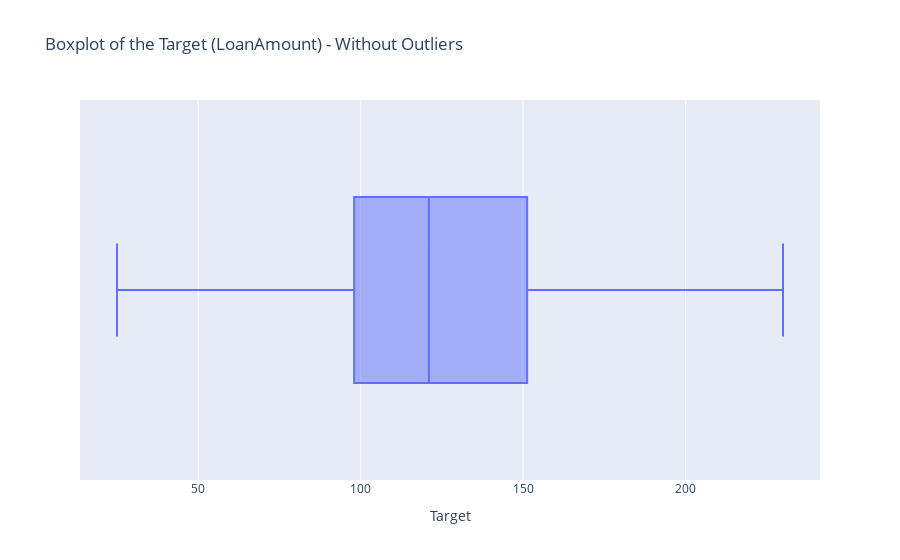

The notebook cell saved with this chart:
### Code cell
# Create a mask to filter out the outliers for 'LoanAmount'
mask_LoanAmount1 = df['LoanAmount'] >= 25
mask_LoanAmount2 = df['LoanAmount'] <= 230

print(df[mask_LoanAmount1].head())
print(df[mask_LoanAmount2].info())

fig = px.box(
    data_frame=df[mask_LoanAmount1 & mask_LoanAmount2], 
    x='LoanAmount', 
    orientation='h',
    title='Boxplot of the Target (LoanAmount) - Without Outliers')

fig.update_layout(xaxis_title='Target')
fig.show()

### Figure 1 — Plotly figure (JSON) as saved in the notebook; plotly's stock layout.template omitted (floating-point values rounded to 4 significant figures; data arrays with more than 128 entries replaced by an {"elided": "..."} marker saying what was removed)
{"data": [{"alignmentgroup": "True", "hovertemplate": "LoanAmount=%{x}<extra></extra>", "legendgroup": "", "marker": {"color": "#636efa"}, "name": "", "notched": false, "offsetgroup": "", "orientation": "h", "showlegend": false, "type": "box", "x": {"elided": "493 int values"}, "x0": " ", "xaxis": "x", "y0": " ", "yaxis": "y"}], "layout": {"boxmode": "group", "legend": {"tracegroupgap": 0}, "title": {"text": "Boxplot of the Target (LoanAmount) - Without Outliers"}, "xaxis": {"anchor": "y", "domain": [0, 1], "title": {"text": "Target"}}, "yaxis": {"anchor": "x", "domain": [0, 1]}}}
